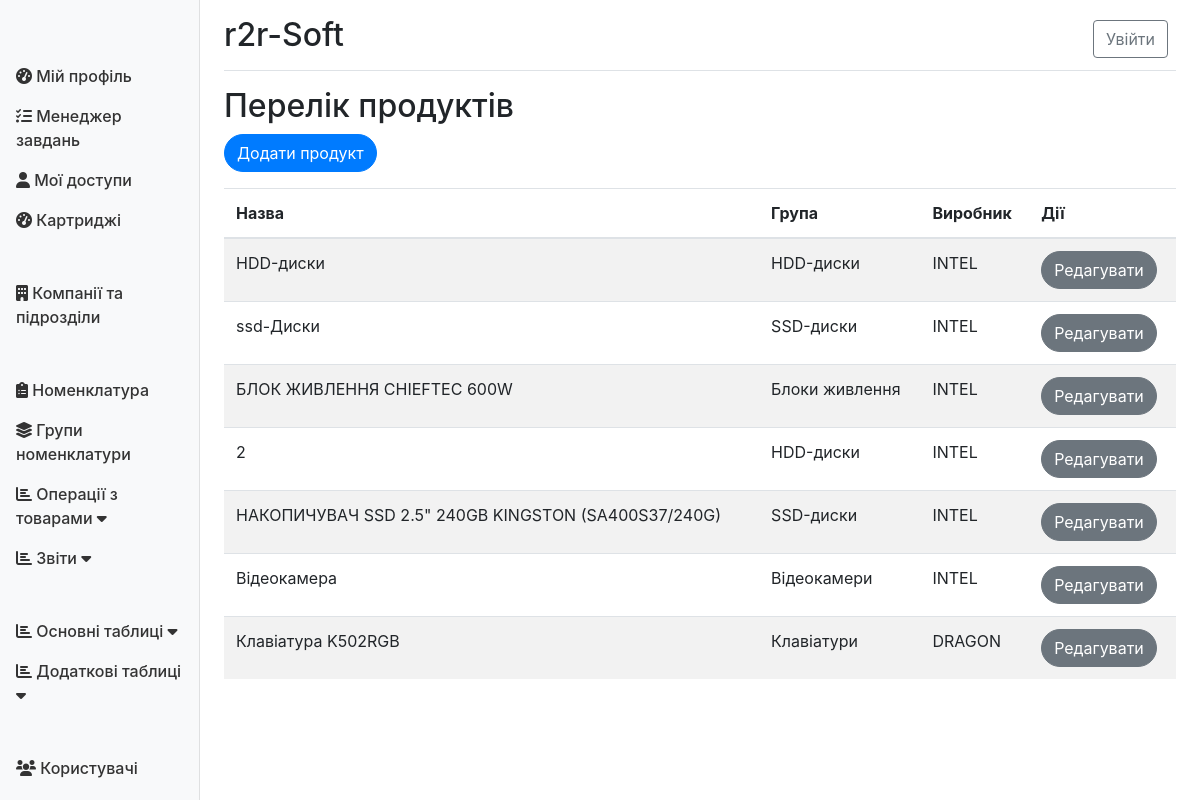
/nomenklatyra/products/, run on the app's committed database.
### nomenklatyra/models.py (models this page shows, shortened)
class Product(models.Model):
    name = models.CharField(max_length=255, verbose_name='Назва номенклатури')
    group = models.ForeignKey(GroupNomenklatyra, on_delete=models.CASCADE, related_name='products', verbose_name='Група')
    manufacturer = models.ForeignKey(Manufacturer, on_delete=models.CASCADE, verbose_name='Виробник')
    class Meta:
        verbose_name = 'Номенклатура'
        verbose_name_plural = 'Номенклатура'

class GroupNomenklatyra(models.Model):
    name = models.CharField(max_length=255, verbose_name='Назва групи')
    class Meta:
        verbose_name = 'Група номенклатури'
        verbose_name_plural = 'Групи номенкла   тури'

class Manufacturer(models.Model):
    name = models.CharField(max_length=255, verbose_name='Назва виробника')
    class Meta:
        verbose_name = 'Виробник'
        verbose_name_plural = 'Виробники'
    def __str__(self):
        return self.name

### nomenklatyra/views.py (the view)
# urls.py: path('products/', ProductListView.as_view(), name='product_list'),
class ProductListView(ListView):
    model = Product
    template_name = 'nomenklatyra/product_list.html'
    context_object_name = 'products'

### templates/nomenklatyra/product_list.html (shortened to what this page needs)
{% extends 'base.html' %}
{% block content %}
<h2>Перелік продуктів</h2>
<a class="btn btn-primary mb-3" href="{% url 'product_create' %}">Додати продукт</a>
<table class="table table-striped">
    <thead>
        <tr>
            <th>Назва</th>
            <th>Група</th>
            <th>Виробник</th>
            <th>Дії</th>
        </tr>
    </thead>
    <tbody>
        {% for product in products %}
        <tr>
            <td>{{ product.name }}</td>
            <td>{{ product.group.name }}</td>
            <td>{{ product.manufacturer }}</td>
            <td>
                <a class="btn btn-secondary" href="{% url 'product_update' product.pk %}">Редагувати</a>
            </td>
        </tr>
        {% endfor %}
    </tbody>
</table>
{% endblock %}

### static/css/zapravka_custom.css (style rules this page uses)
.btn-primary, .btn-secondary { border-radius: 20px; }

### data on the page
Product: name "HDD-диски", group.name "HDD-диски", manufacturer "INTEL"
Product: name "ssd-Диски", group.name "SSD-диски", manufacturer "INTEL"
Product: name "БЛОК ЖИВЛЕННЯ CHIEFTEC 600W", group.name "Блоки живлення", manufacturer "INTEL"
Product: name "2", group.name "HDD-диски", manufacturer "INTEL"
Product: name "НАКОПИЧУВАЧ SSD 2.5\" 240GB KINGSTON (SA400S37/240G)", group.name "SSD-диски", manufacturer "INTEL"
Product: name "Відеокамера", group.name "Відеокамери", manufacturer "INTEL"
Product: name "Клавіатура K502RGB", group.name "Клавіатури", manufacturer "DRAGON"
